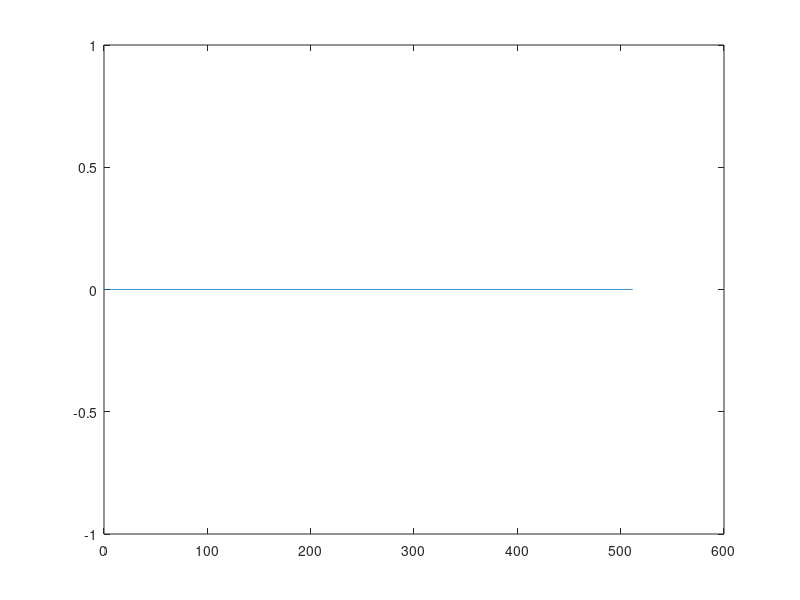
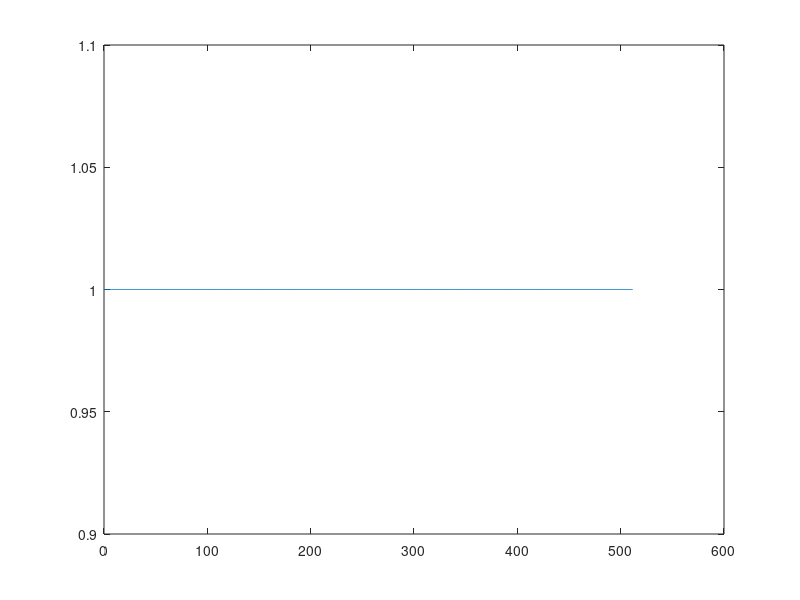

Write MATLAB code to recreate these figures, in order.
clear all;
close all;
clc;
L=2000000;                                                                  %Maximum frequency to scan.
fs_temp=4000000;                                                            %Sampling rate of the transmitted singal. Ensure atleast 2*L
snr=10;                                                                     %Signal to noise ratio of AWGN Channel.
fs=1024;                                                                    %Sampling rate at cognitive radio / Energy Detector.
nfft=2048;                                                                  %Number of FFT points. Ensure it is atleast 2*fs
k=-0.03;                                                                    % Value of the standard deviation coefficient. Takes values from -1 t0 1.
%step 1 is to generate a signal
fc1=input('enter lower bandwidth of transmitted signal \n');                % lower bandwidth of the signal
fc2=input('enter upper bandwidth of transmitted signal \n');                % Upper Bandwidth of the Signal

	x=randn(1,L);
	b=1;a=1;
	if fc1==0 & fc2 < .5*fs_temp
		[b,a]=butter(8,(2/fs_temp)*fc2);
	end
	if fc1>0 & fc2<.5*fs_temp
		[b,a]=butter(4,(2/fs_temp)*[fc1,fc2]);
	end
	if fc1>0 & fc2 >.49*fs_temp
		[b,a]=butter(4,(2/fs_temp)*fc1,'high');
	end		
	tx=filter(b,a,x);                                                       % tx is the transmitted signal.
    %step 2 adding awgn noise
    y=awgn(tx,snr,'measured');
    
    % step 3 finding fft
    Y=fft(y,nfft);
    Y=Y(1:nfft/2);
    mx=abs(Y);
    f=(0:nfft/2-1)*fs/nfft;
    figure(1),plot(f,mx);
    
    %step 4 threshold detection
 for i=1:(nfft/2)
    mx(i)=power(mx(i),2);
end   
sum=0;
for i=1:(nfft/2)
    sum=sum+mx(i);
end
mean=sum/(nfft/2);
var=0;
sigma=0;
for i=1:(nfft/2)
    temp=mx(i)-mean;
    temp=power(temp,2);
    var=var+temp;
end
var=var/(nfft/2);
sigma=sqrt(var);
const=zeros(1,(nfft/2));
th=mean+(k*sigma);
for i=1:(nfft/2)
if (mx(i)<th)
    const(i)=0;
else const(i)=1;
end
end
figure(2),plot(f,const);

%step 5 calculating efficiency
flag_1=0;
test=zeros(1,(nfft/2));
res=(L/(nfft/2));
beg=int32(fc1/res)+1;
last=int32(fc2/res)+1;
for i=beg:last
    test(i)=1;
    flag_1=flag_1 +1;
end
flag_0=(nfft/2)-flag_1;

count_D=0;
count_F=0;
count_R=0;
count_M=0;
for i=1:(nfft/2)
    if const(i)==1 && test(i)==1
        count_D=count_D+1;
    else if test(i)==0 && const(i)==1
            count_F=count_F+1;
        end
    end
end

for i=1:(nfft/2)
    if const(i)==0 && test(i)==0
        count_R=count_R+1;
    else if test(i)==1 && const(i)==0
            count_M=count_M+1;
        end
    end
end

Pd=(count_D/flag_1)
Pf=(count_F/flag_0)
Pm=(count_M/flag_1)
Pr=(count_R/flag_0)
